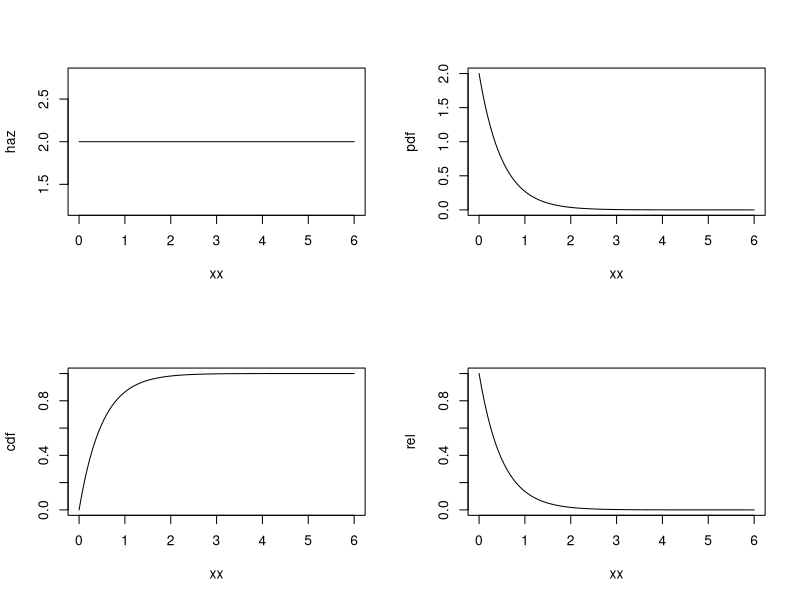

Generate this figure with R:
# =================================
# Figures 1.10 and 1.11 on Page 18.
# =================================

lambda = 2
end = 3*max(lambda, 1/lambda)
#----------------------------

# harzard function
h1 = function(x,rate) { rep(rate,length(x)) }
h2 = function(x,rate) { dexp(x,rate)/(1-pexp(x,rate))} # h1 is better 
  # test: h1( 1:100, rate=lambda) versus h2( 1:100, rate=lambda)

  # We can improve h2 as below: 
h3 = function(x,rate) { exp( dexp(x,rate,log=T)-pexp(x,rate,lower.tail=F,log.p=T) )} 


#--- Start plotting ---
xx = seq(0, end, length=101)

haz = h1(xx, rate=lambda)
pdf = dexp(xx, rate=lambda)
cdf = pexp(xx, rate=lambda)
rel = 1-pexp(xx, rate=lambda)

par( mfrow=c(2,2) )
#----------------------
plot(xx, haz, type="l")
plot(xx, pdf, type="l")
plot(xx, cdf, type="l")
plot(xx, rel, type="l")

